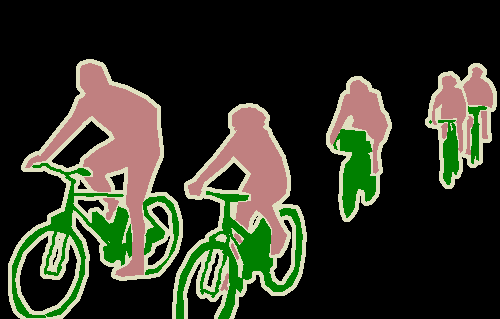
#> input picture datasets/VOC2012/target_data/bicycle_/2007_001311.png, 500 x 319 px, given in place of 2007_001311.jpg, which was not available
$ python augmentation.py
#> lines starting #> are read from the running program, lines starting #| are printed output that depends on the picture; pictures that were not available may be replaced by others from this repository, and a replacement may not be noted
"""
データオーグメンテーション（データ拡張）
・教師データに画像処理を施して、データ数を水増しする
・ここでは画像の拡大縮小を実施する
・別ファイルから呼び出して使用するプログラムではない
"""
import os
import glob
import random
import cv2
import numpy as np
from PIL import Image
from tqdm import tqdm
import time


def augment(input_imgs_dir, input_masks_dir, out_imgs_dir, out_masks_dir, color_erase_num=2, gray_erase_num=2):
#> called with color_erase_num = 2, gray_erase_num = 2
    files = glob.glob(os.path.join(input_masks_dir, '*.png'))
    files.sort()

    pbar = tqdm(total=len(files), desc='Augment', unit=' Files')
    for file in files:
        name, _ = os.path.basename(file).split('.')
        input_path = os.path.join(input_imgs_dir, name+'.jpg')

        if not os.path.exists(input_path):
            print('skip : ', input_path)
            pbar.update(1)
            continue

        # データ拡張
        input_img = cv2.imread(input_path)
#> input_img is the input picture: shape (319, 500, 3); mean B, G, R 37.5, 51.7, 48.7
        mask_img = np.array(Image.open(file))
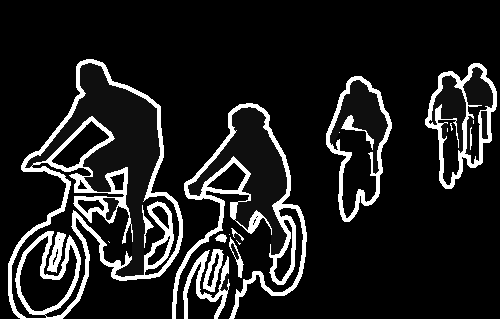
#> mask_img: shape (319, 500); min 0, max 255, mean 32
        for _ in range(1, color_erase_num):
            imgs, e_infos = random_erase(input_img, mask_img)
            save_erase_imgs(name, out_imgs_dir, out_masks_dir, imgs, e_infos)
#> this loop made 1 pass
#> (e_infos, aug_fname in save_erase_imgs) on pass 1: (((120, 120), (120, 120)), '2007_001311_h120_w120')
#> pass 1, in save_erase_imgs, `erase_img, erase_mask = imgs`:
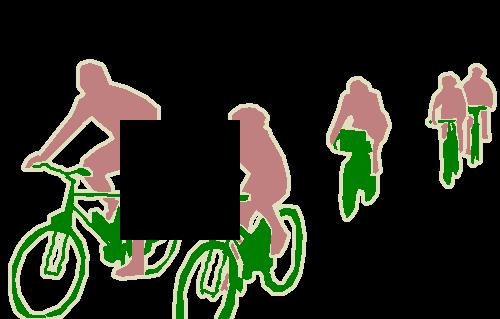
#> erase_img: shape (319, 500, 3); mean B, G, R 30.8, 43.1, 39.8
#> pass 1, in save_erase_imgs, `erase_img, erase_mask = imgs`:
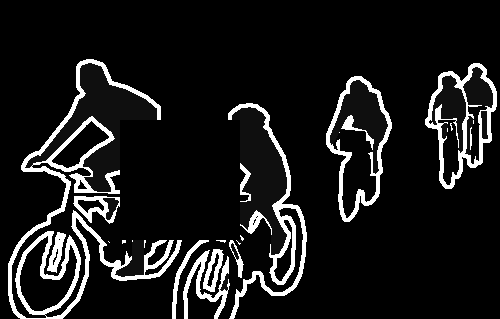
#> erase_mask: shape (319, 500); min 0, max 255, mean 27.1

        # グレイスケールにして、さらにデータ拡張
        gray_input_img = convert_colorbgr2graybgr(input_img)
        gray_mask_img = mask_img
        for _ in range(1, gray_erase_num):
            imgs, e_infos = random_erase(gray_input_img, gray_mask_img)
            save_erase_imgs(name, out_imgs_dir, out_masks_dir, imgs, e_infos)

        pbar.update(1)
    pbar.close()


# データ拡張処理
def random_erase(input_base_img, mask_base_img, erase_pos_min=10, erase_pos_max=400,
                 erase_size_min=120, erase_size_max=120):
    # 画像を拡大縮小
    epos_h = random.randint(erase_size_min, erase_size_max)
    epos_w = random.randint(erase_size_min, erase_size_max)
    esize_h = random.randint(erase_size_min, erase_size_max)
    esize_w = random.randint(erase_size_min, erase_size_max)

    erase_mask = mask_base_img.copy()
    erase_input = input_base_img.copy()
    # 0パティング
    erase_mask[epos_h:epos_h+esize_h, epos_w:epos_w+esize_w] = 0
    erase_input[epos_h:epos_h + esize_h, epos_w:epos_w + esize_w, :] = 0

    return (erase_input, erase_mask), ((epos_h, epos_w), (esize_h, esize_w))


def save_erase_imgs(name, out_img_dir, out_mask_dir, imgs, e_infos):
    erase_img, erase_mask = imgs
    (epos_h, epos_w), _ = e_infos

    aug_fname = f'{name}_h{epos_h}_w{epos_w}'

    out_mask_path = os.path.join(out_mask_dir, aug_fname+'.png')
    if not os.path.exists(out_mask_dir):
        os.makedirs(out_mask_dir)

    out_img_path = os.path.join(out_img_dir, aug_fname+'.jpg')
    if not os.path.exists(out_img_dir):
        os.makedirs(out_img_dir)

    Image.fromarray(erase_mask).save(out_mask_path)
    cv2.imwrite(out_img_path, erase_img)


def convert_colorbgr2graybgr(img):
    gray_img = cv2.cvtColor(img, cv2.COLOR_BGR2GRAY)
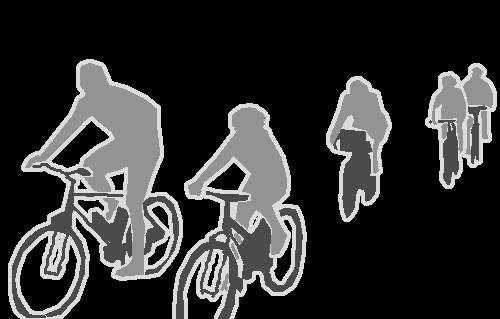
#> gray_img: shape (319, 500); min 0, max 220, mean 49.1
    graybgr_img = cv2.cvtColor(gray_img, cv2.COLOR_GRAY2BGR)
    return graybgr_img


def main():
    def SRC_DIR(base, data_type):
        return os.path.join(base, 'validation', data_type)

    def SAVE_DIR(base, data_type):
        return os.path.join(base, 'augmented_validation', data_type)

    # データ拡張するデータを指定
    BASE_DATA_DIR = os.path.join('.', 'datasets/VOC2012/target_data')
    all_files = glob.glob(os.path.join(BASE_DATA_DIR, '*'))
    data_type = ('img', 'seg')
    # データ拡張
    for file_dir in all_files:
        augment(SRC_DIR(file_dir, data_type[0]), SRC_DIR(file_dir, data_type[1]),
                SAVE_DIR(file_dir, data_type[0]), SAVE_DIR(file_dir, data_type[1]))
#> the loop in augment, `for _ in range(1, gray_erase_num):` made 1 pass
#> pass 1, in save_erase_imgs (call 2), `erase_img, erase_mask = imgs`:
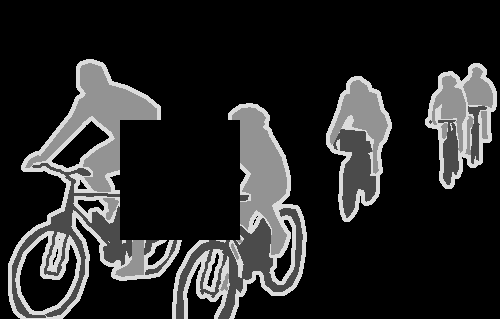
#> erase_img: shape (319, 500, 3); min 0, max 220, mean 40.7


if __name__ == '__main__':
    start_time = time.perf_counter()
    main()
    print('elapsed time: {:.3f} [sec]'.format(time.perf_counter() - start_time))
    print('\nFin.')
